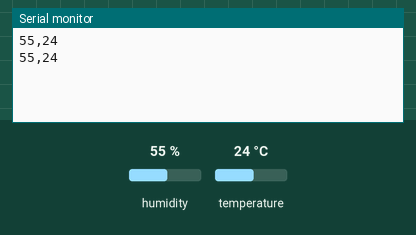
The sketch below on a simulated Arduino Uno, built with avr-gcc and run on an emulated ATmega328P. Parts: the last lines printed to the serial monitor. The inputs (shaded band) are chosen by the test bench; at power-on: humidity 55 %, temperature 24 °C.

Above: at 3.2 s.
3.3 s: humidity set to 22 %
At 4.6 s:
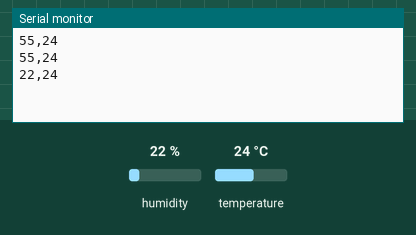
4.8 s: temperature set to 12 °C
At 5.9 s:
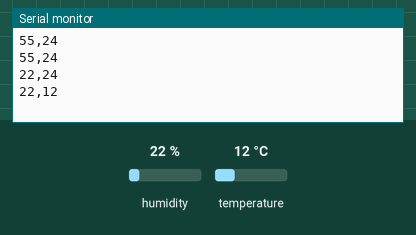
6.3 s: humidity set to 40 %
At 8.0 s:
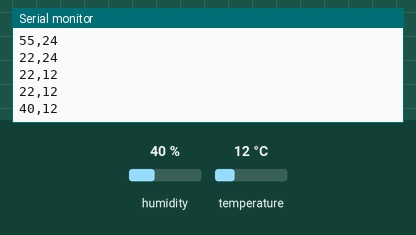
Timing chart, 0 to 9.5 s (numbered marks = the images above; inputs shaded):
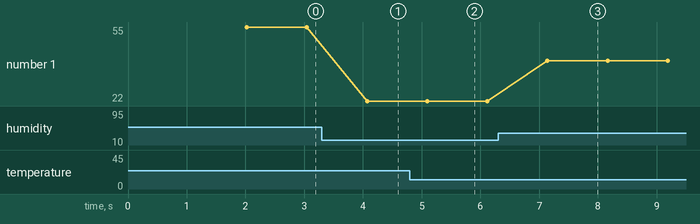

The sketch:

10_temp_graph.ino
```cpp
 #include "dht.h"
#define dataPin 2


dht DHT;
int temp;
int hum;


void setup() {
  Serial.begin(9600);
  delay(2000);
}


void loop() {
  int readData = DHT.read11(dataPin);
  hum = DHT.humidity;
  temp = DHT.temperature;


  Serial.print(hum);
  Serial.print(",");
  Serial.println(temp);


  delay(1000);
}
```

Measured:
- after the input at 3.3 s, the serial monitor: prints a new line after 0.77 s (image 1)
- after the input at 4.8 s, the serial monitor: prints a new line after 0.29 s (image 2)
- after the input at 6.3 s, the serial monitor: prints a new line after 0.84 s (image 3)
- plotted number 1: 55 → 22 after the input at 3.3 s, 22 → 40 after the input at 6.3 s
